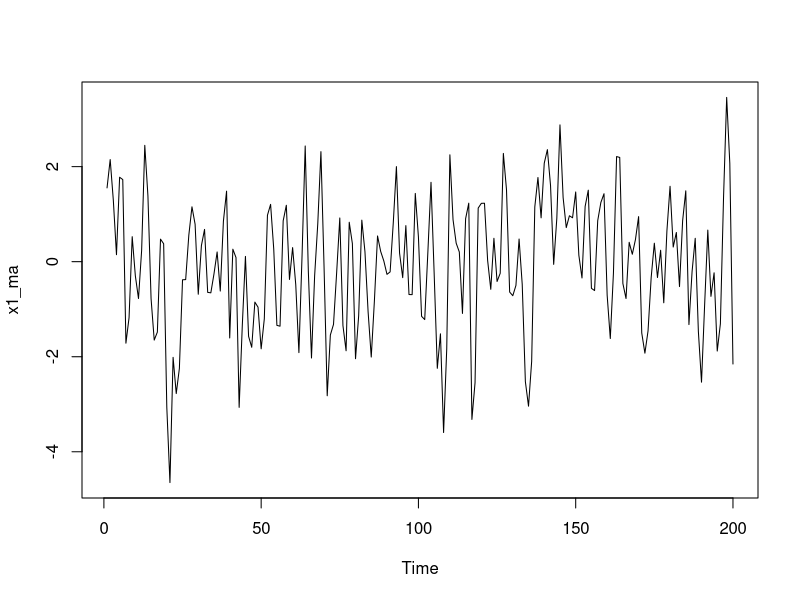
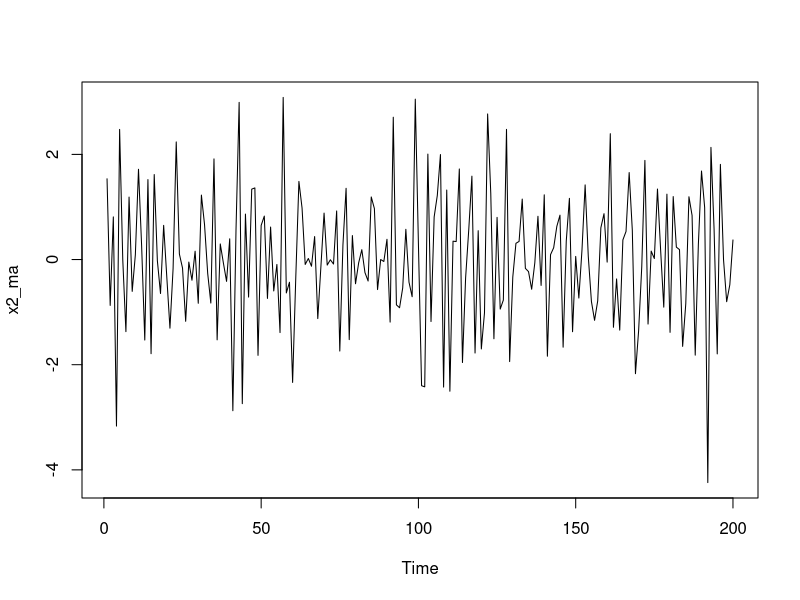
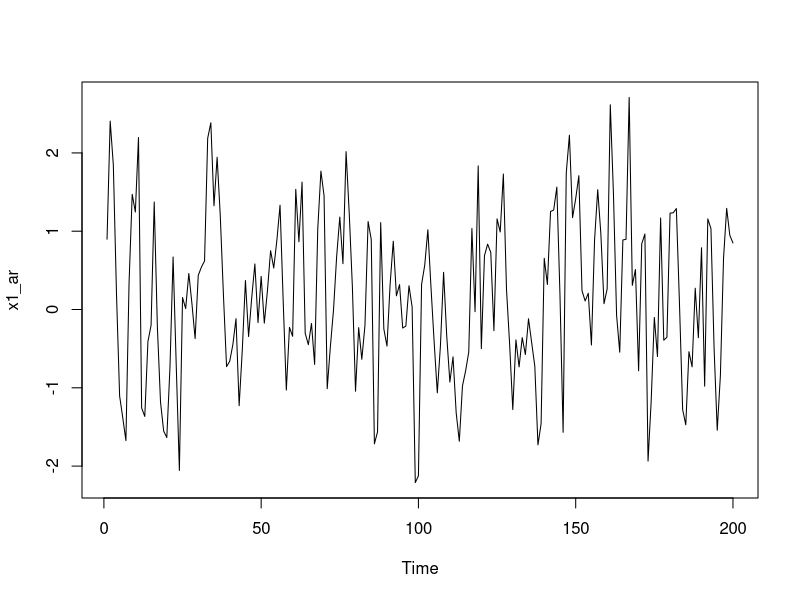
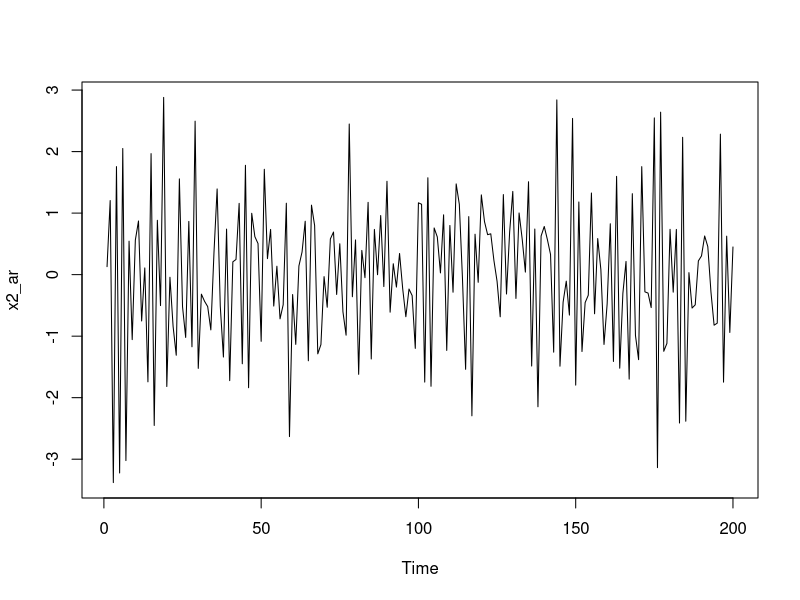
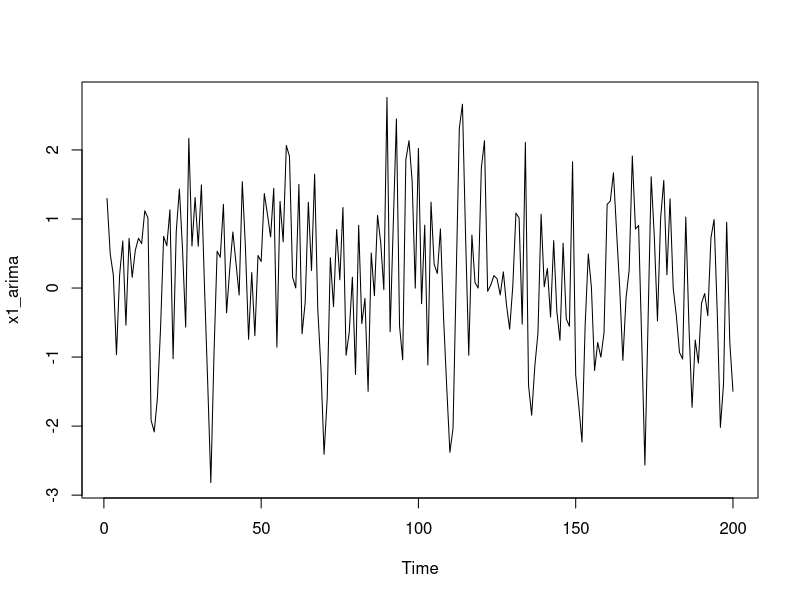
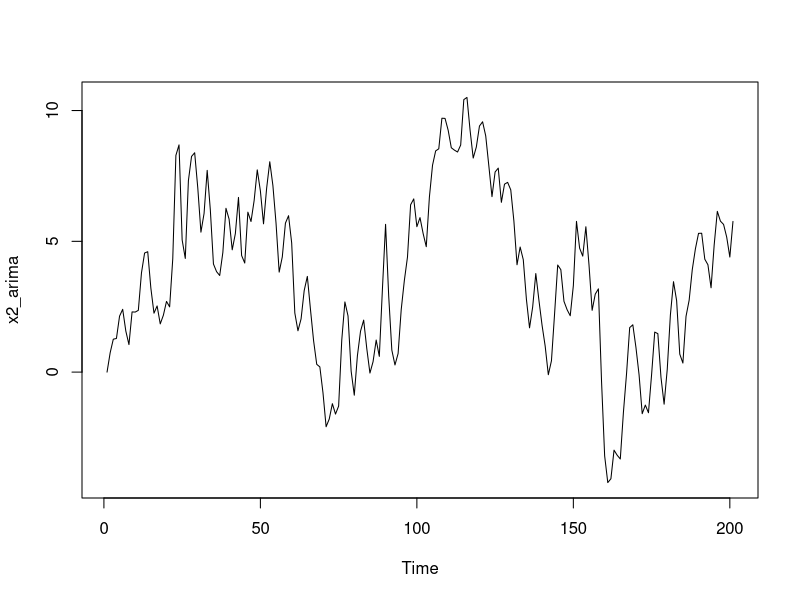
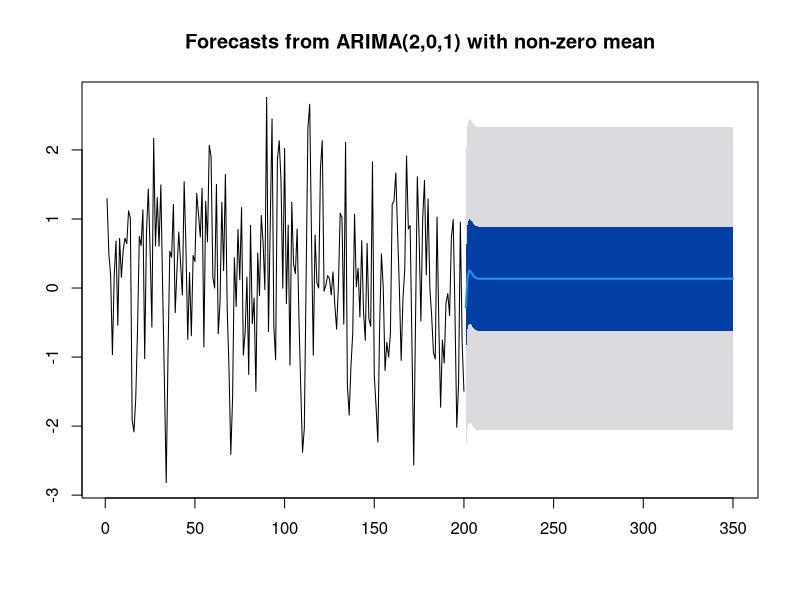
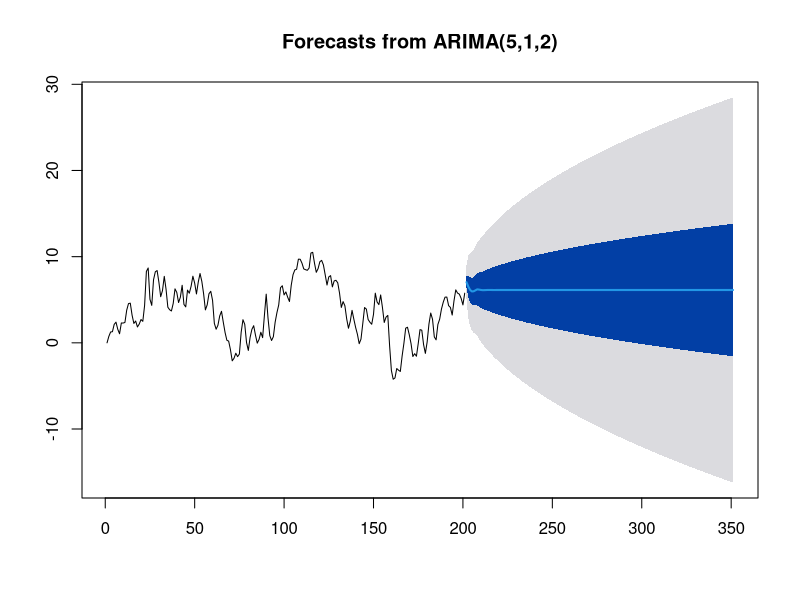

Here is the R script that generated these plots, in order:
## ---- chunk 1
library(forecast)
## ---- chunk 2
x1_ma<-arima.sim(n=200,list(ma=1)) 
plot(x1_ma)
x2_ma<-arima.sim(n=200,list(ma=-1))
plot(x2_ma)
## ---- chunk 3
x1_ar<-arima.sim(n=200,list(ar=0.5))
plot(x1_ar)
x2_ar<-arima.sim(n=200,list(ar=-0.5))
plot(x2_ar)

## ---- chunk 4
x1_arima<-arima.sim(n=200,list(order=c(2,0,1),ar=c(0.2,-0.1),ma=0.1))
plot(x1_arima)
x2_arima<-arima.sim(n=200,list(order=c(1,1,2),ar=0.3,ma=c(0.3,-0.4)))
plot(x2_arima) 
## ---- chunk 5
auto.arima(x1_arima,max.p=2,max.q=2,stepwise=T,trace=T)
## ---- chunk 6
x1_forecast<-Arima(x1_arima,order=c(2,0,1))
x2_forecast<-Arima(x2_arima,order=c(5,1,2))
plot(forecast(x1_forecast,level=c(50,95),h=150))
plot(forecast(x2_forecast,level=c(50,95),h=150))
## ---- chunk 7
xt.arima1<-auto.arima(x1_arima,trace=T,stepwise=T,seasonal=T)
plot(forecast(xt.arima1,range=c(50,95),h=150))
xt.arima2<-auto.arima(x2_arima,trace=T,stepwise=T,seasonal=T)
plot(forecast(xt.arima2,range=c(50,95),h=150))
## ---- chunk 8
y1<-rep(c(3,5,12,4),20)
y2<-20+20*sin(seq(from=-0.5*pi,to=0,length.out=80))
y<-y1+y2+rnorm(mean=0,sd=3,n=80)
yt<-ts(as.numeric(y),frequency=4)
plot(yt)
## ---- chunk 9
yt.arima<-auto.arima(yt,trace=T,stepwise=T,seasonal=T)
plot(forecast(yt.arima,range=c(50,95),h=150))
## ---- chunk 10
yt.arima<-auto.arima(yt,trace=T,stepwise=T,seasonal=F)
plot(forecast(yt.arima,range=c(50,95),h=150))
## ---- chunk 11
yt.arima_noI<-Arima(yt,order=c(5,1,1))
plot(forecast(yt.arima_noI,range=c(50,95),h=150))
## ---- chunk 12
tsdisplay(x1_arima)
tsdisplay(x2_arima)
